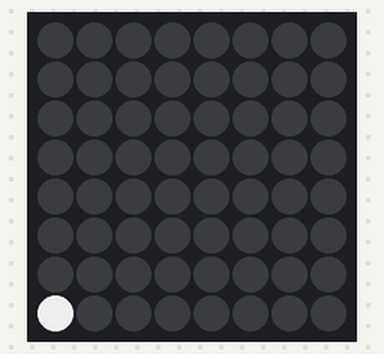
Bench run of a sketch on a simulated Arduino Uno, built with avr-gcc and run on an emulated ATmega328P. On the bench: 8×8 RGB LED matrix (first LED top left, wired row by row).

Above: at 7.8 s.
At 8.57 s:
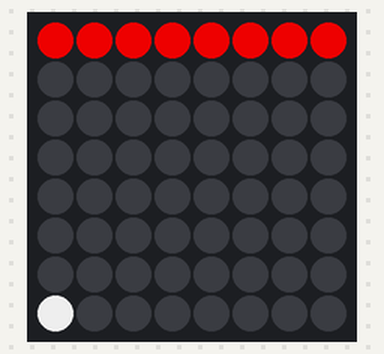
At 8.97 s:
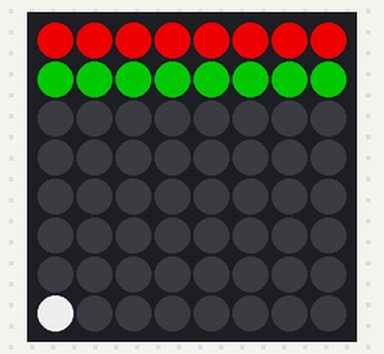
At 9.37 s:
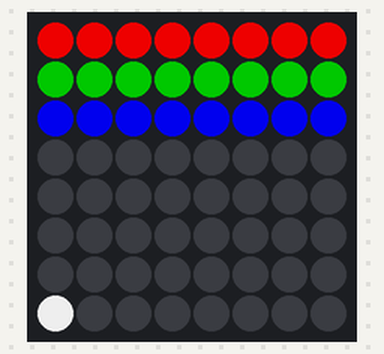
At 10.18 s:
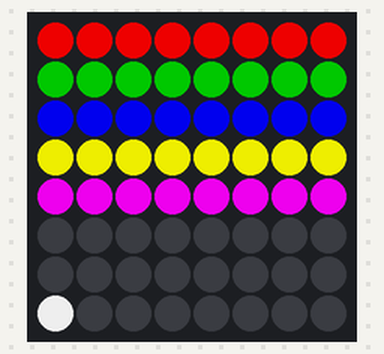
At 11.2 s:
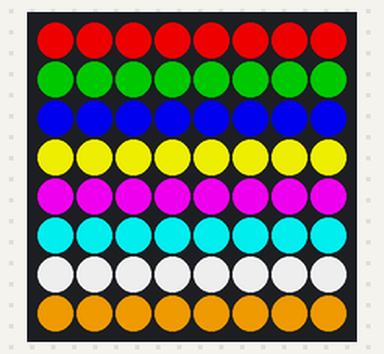

The sketch:

sketch.ino
```cpp
#include <FastLED.h>

#define LED_PIN      6
#define MATRIX_WIDTH  8
#define MATRIX_HEIGHT 8
#define NUM_LEDS     64
#define LED_TYPE     WS2812
#define COLOR_ORDER  GRB

CRGB leds[NUM_LEDS];

uint16_t XY(uint8_t x, uint8_t y) {
  if (y % 2 == 0) return (y * MATRIX_WIDTH) + x;
  else            return (y * MATRIX_WIDTH) + (MATRIX_WIDTH - 1 - x);
}

void setup() {
  FastLED.addLeds<LED_TYPE, LED_PIN, COLOR_ORDER>(leds, NUM_LEDS);
  FastLED.setBrightness(200);
  FastLED.clear();
  FastLED.show();
}

void modeWalk() {
  for (int i = 0; i < NUM_LEDS; i++) {
    FastLED.clear();
    leds[i] = CRGB::White;
    FastLED.show();
    delay(120);
  }
}

void modeFill() {
  CRGB colors[] = {CRGB::Red, CRGB::Green, CRGB::Blue, CRGB::Yellow, CRGB::Magenta, CRGB::Cyan, CRGB::White, CRGB::Orange};
  for (int y = 0; y < 8; y++) {
    for (int x = 0; x < 8; x++) {
      leds[XY(x, y)] = colors[y % 8];
    }
    FastLED.show();
    delay(400);
  }
  delay(600);
  FastLED.clear();
  FastLED.show();
  delay(300);
}

void modeChess() {
  for (int phase = 0; phase < 2; phase++) {
    for (int y = 0; y < 8; y++) {
      for (int x = 0; x < 8; x++) {
        if ((x + y + phase) % 2 == 0) {
          leds[XY(x, y)] = CRGB::White;
        } else {
          leds[XY(x, y)] = CRGB::Black;
        }
      }
    }
    FastLED.show();
    delay(800);
  }
}

void loop() {
  modeWalk();
  delay(500);
  modeFill();
  delay(500);
  modeChess();
  delay(500);
}
```

Measured:
- by itself, everything shown: repeats every 15.1 s, in 75 steps
- what the display in image 0 shows lasts 0.7 s, from 7.7 s to 8.4 s
- what the display in image 1 shows lasts 0.4 s, from 8.4 s to 8.8 s
- what the display in image 5 shows lasts 1.0 s, from 11.2 s to 12.2 s
